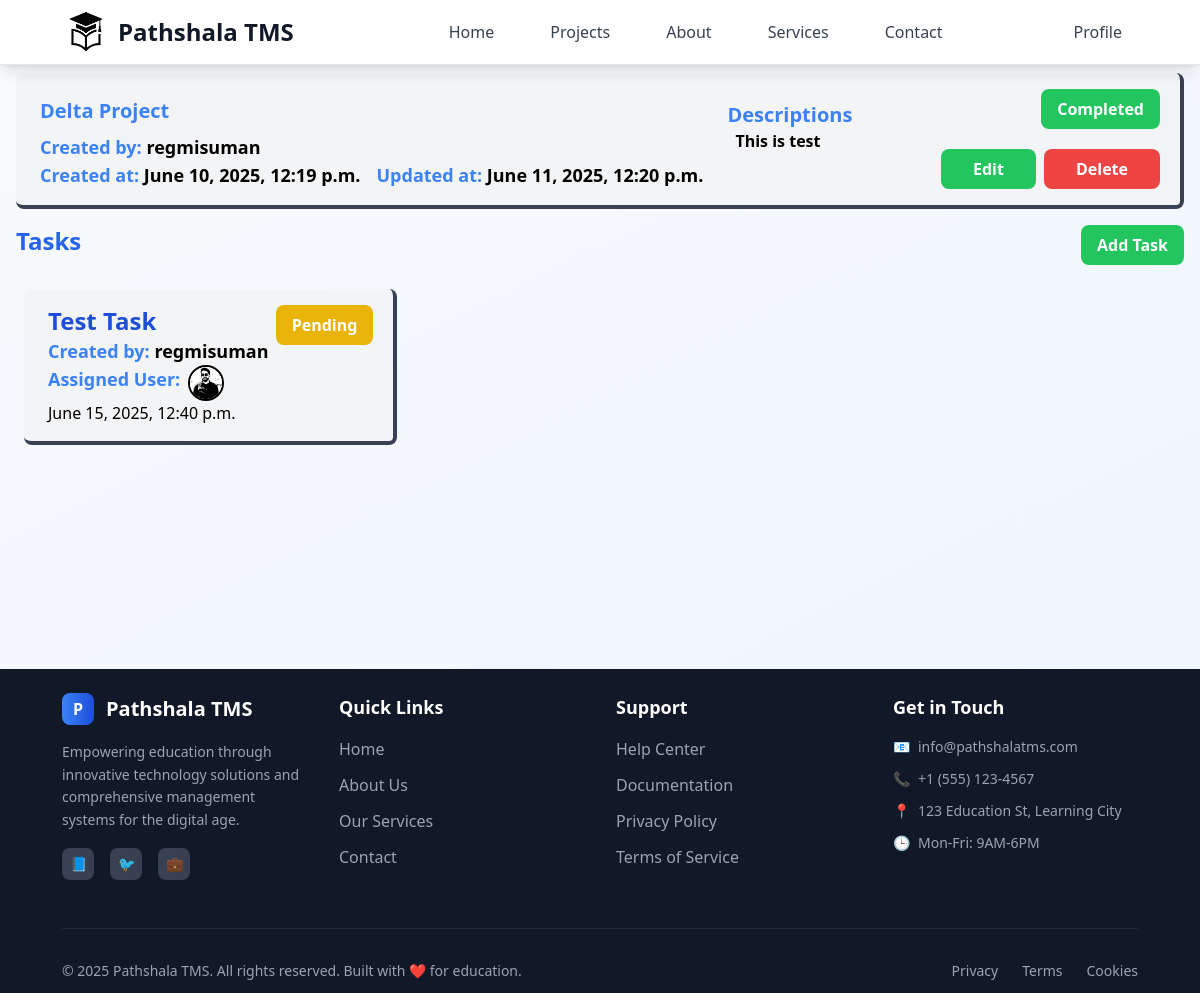
Before: /employer/project-details/3/ (signed in) with the older database file.
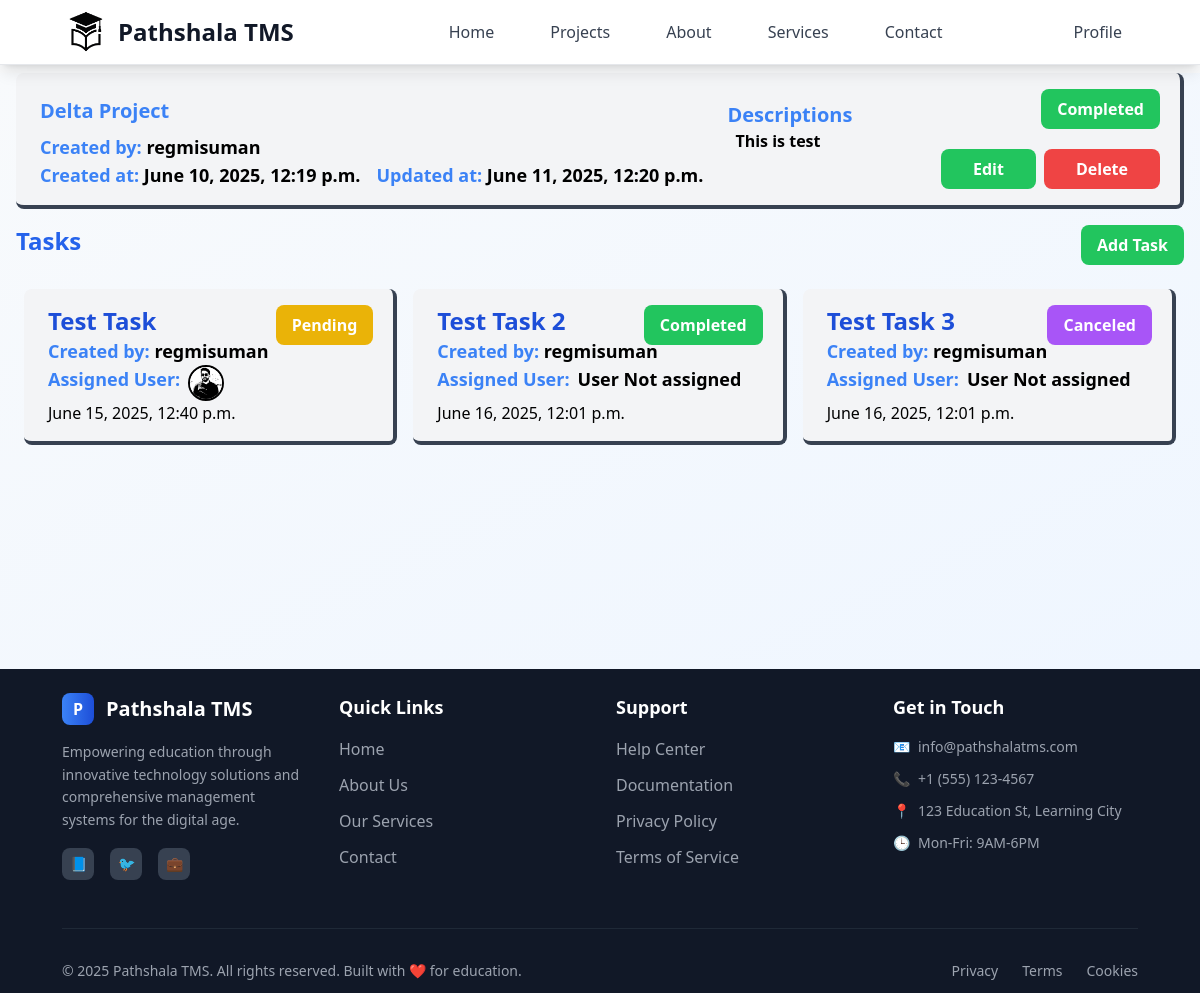
After: the same page with the newer database file.
### projects/models.py (models this page shows, shortened)
class Project(models.Model):
    class StatusOptions(models.TextChoices):
        PENDING = "Pending", "Pending"
        IN_PROGRESS = "In Progress", "In Progress"
        COMPLETED = "Completed", "Completed"
        CANCELED = "Canceled", "Canceled"
    title = models.CharField(max_length=25)
    description = models.TextField(null=True, blank=True)
    user = models.ForeignKey(User, on_delete=models.CASCADE)
    status = models.CharField(choices=StatusOptions, default=StatusOptions.PENDING, max_length=15)
    created_at = models.DateTimeField(auto_now_add=True, editable=False)
    updated_at = models.DateTimeField(auto_now=True, null=True, blank=True, editable=False)

### tasks/models.py (models this page shows)
class Task(models.Model):
    class StatusOptions(models.TextChoices):
        PENDING = "Pending", "Pending"
        IN_PROGRESS = "In Progress", "In Progress"
        COMPLETED = "Completed", "Completed"
        CANCELED = "Canceled", "Canceled"
    class TaskPriorityOptions(models.TextChoices):
        LOW = "Low", "Low"
        MEDIUM = "Medium", "Medium"
        HIGH = "High", "High"
    title = models.CharField(max_length=30)
    description = models.TextField(null=True, blank=True)
    user = models.ForeignKey(User, on_delete=models.CASCADE, related_name="tasks")
    project = models.ForeignKey(Project, on_delete=models.CASCADE)
    assigned_user = models.ForeignKey( User, on_delete=models.SET_NULL, related_name="assigned_tasks", null=True, blank=True)
    status = models.CharField(choices=StatusOptions, default=StatusOptions.PENDING)
    priority = models.CharField (choices=TaskPriorityOptions, default=TaskPriorityOptions.LOW)
    deadline = models.DateField(null=True, blank=True)
    created_at = models.DateTimeField(auto_now_add=True, editable=False)
    updated_at = models.DateTimeField(auto_now=True, editable=False)

### user/models.py (models this page shows)
class Profile(models.Model):
    class RoleOptions(models.TextChoices):
        ADMIN = 'admin', 'Admin'
        EMPLOYER = 'employer', 'Employer'
        EMPLOYEE = 'employee', 'Employee'
    class GenderOptions(models.TextChoices):
        MALE = 'male', 'Male'
        FEMALE = 'female', 'Female'
        OTHER = 'other', 'Other'
    user = models.OneToOneField(User, on_delete=models.CASCADE)
    dob = models.DateField(blank=True, null=True,)
    address = models.CharField(blank=True, null=True, max_length=100)
    phone = models.CharField(blank=True, null=True, max_length=10)
    role = models.CharField(choices=RoleOptions, default=RoleOptions.EMPLOYEE, max_length=10)
    gender = models.CharField(choices=GenderOptions, default=GenderOptions.MALE, max_length=6)
    image = models.FileField(upload_to="user_image", blank=True, null=True)

### projects/views.py (the view)
# urls.py: path("project-details/<int:id>/", employerProjectDetails),
@login_required(login_url="/login")
def employerProjectDetails(request, id):
    project = Project.objects.get(id=id)
    tasks = Task.objects.filter(project=project)
    return render(request, "pages/employer/project/project_details.html", {"project":project, "tasks":tasks})

### templates/pages/employer/project/project_details.html (shortened to what this page needs)
{% extends 'layouts/main.html' %}
{% block content %}
  <div class="mx-4 flex space-x-6 space-y-3 relative bg-gray-100 border-b-4 border-r-4 border-gray-700 rounded-lg py-4 px-6 my-2">
    <div>
      <div class="text-xl font-bold text-blue-500 my-2">{{ project.title }}</div>
      <div class="font-semibold text-lg">
        <span class="text-blue-500">Created by:</span> {{ project.user }}
      </div>
      <div class="flex gap-4 font-semibold text-lg">
        <div>
          <span class="text-blue-500">Created at:</span> {{ project.created_at }}
        </div>
        <div>
          <span class="text-blue-500">Updated at:</span> {{ project.updated_at }}
        </div>
      </div>
      <span class="
        {% if project.status == 'Active' %}
          bg-blue-500
        {% elif project.status == 'Completed' %}
          bg-green-500
        {% elif project.status == 'Pending' %}
          bg-yellow-500
        {% elif project.status == 'In Progress' %}
          bg-blue-500
        {% else %}
          bg-purple-500
        {% endif %}
         absolute top-0 right-5 z-5 px-4 py-2 rounded-lg text-white font-bold my-4">
        {{ project.status }}
      </span>
      <div class="flex gap-2 absolute right-5 bottom-4">
        <a class="px-8 py-2 mx-auto rounded-lg bg-green-500 text-white font-bold" href="/employer/edit-project/{{ project.id }}">Edit</a>
        <a class="px-8 py-2 mx-auto rounded-lg bg-red-500 text-white font-bold" href="/employer/delete-project/{{ project.id }}">Delete</a>
      </div>
    </div>
    <div class="flex flex-col">
      <div class="font-semibold text-blue-500 text-xl">Descriptions</div>
      <div class="ms-2 font-semibold">{{ project.description }}</div>
    </div>
  </div>
  <div class="flex flex-col mx-2">
    <div class="flex p-2 mb-2 justify-between">
      <h1 class="text-blue-600 text-center text-2xl font-bold">Tasks</h1>
      <div class="flex ms-auto">
        <a class="px-4 py-2 rounded-lg bg-green-500 text-white font-bold" href="/employer/project/{{ project.id }}/register-task">Add Task</a>
      </div>
    </div>
    {% if tasks %}
      <div class="grid gap-4 grid-cols-1 md:grid-cols-2 lg:grid-cols-3 mx-4">
        {% for task in tasks %}
          <a href="">
            <div class="relative bg-gray-100 hover:bg-gray-200 hover:scale-[102%] transition:ease-in-out duration-300 border-b-4 border-r-4 border-gray-700 rounded-lg py-4 px-6 my-2">
              <div>
                <div class="text-2xl font-bold text-blue-700">{{ task.title }}</div>
              </div>
              <span class="
                {% if task.status == 'Active' %} bg-blue-500
                {% elif task.status == 'Completed' %} bg-green-500
                {% elif task.status == 'Pending' %} bg-yellow-500
                {% elif task.status == 'In Progress' %} bg-blue-500
                {% else %} bg-purple-500
                {% endif %}
                absolute top-0 right-5 z-5 px-4 py-2 rounded-lg text-white font-bold my-4">
                {{ task.status }}
              </span>
              <div class="text-lg font-semibold">
                <span class="text-blue-500">Created by: </span>{{ task.user }}
              </div>
              <div class="text-lg font-semibold flex gap-2">
                <span class="text-blue-500">Assigned User: </span>
                {%if task.assigned_user%}
                  {%if task.assigned_user.profile.image%}
                    <img class="h-9 w-9 border-2 border-black rounded-full" src=" /media/{{task.assigned_user.profile.image}}" alt="assigned user" />
                  {%else%}
                    <img class="h-9 w-9 border-2 border-black rounded-full"  src="/media/system_image/sample_user_icon.png" alt="assigned user" />
                  {%endif%}
                  {%else%}
                      <span class="mb-2">User Not assigned</span>
                {%endif%}
                </div>
              <div>{{ task.created_at }}</div>
            </div>
          </a>
        {% endfor %}
      </div>
    {% endif %}
  </div>
{% endblock %}

### templates/layouts/main.html (shortened to what this page needs)
<!DOCTYPE html>
<html lang="en">
  <head>
    <script src="https://cdn.tailwindcss.com"></script>
  </head>
  <body class="bg-gray-50 dark:bg-gray-900 notification relative">
    <nav class="bg-white dark:bg-gray-800 shadow-lg border-b border-gray-200 dark:border-gray-700 sticky top-0 z-50">
      <div class="max-w-[95%] mx-auto px-4 sm:px-6 lg:px-8">
        <div class="flex items-center justify-between h-16">
          <a href="/" class="flex items-center space-x-2">
            <img src="/media/system_image/logo.png" class="h-12 rounded-full" alt="Logo" />
            <span class="text-2xl font-semibold text-gray-900 dark:text-white">Pathshala TMS</span>
          </a>
          <div class="hidden md:block">
            <div class="ml-10 flex items-baseline space-x-8">
              <a href="/dashboard" class="text-gray-700 dark:text-gray-300 hover:text-blue-600 dark:hover:text-blue-400 font-medium px-3 py-2 rounded-md hover:bg-gray-100 dark:hover:bg-gray-700 transition-all duration-200">Home</a>
              <a href="/projects" class="text-gray-700 dark:text-gray-300 hover:text-blue-600 dark:hover:text-blue-400 font-medium px-3 py-2 rounded-md hover:bg-gray-100 dark:hover:bg-gray-700 transition-all duration-200">Projects</a>
              <a href="/about" class="text-gray-700 dark:text-gray-300 hover:text-blue-600 dark:hover:text-blue-400 font-medium px-3 py-2 rounded-md hover:bg-gray-100 dark:hover:bg-gray-700 transition-all duration-200">About</a>
              <a href="/services" class="text-gray-700 dark:text-gray-300 hover:text-blue-600 dark:hover:text-blue-400 font-medium px-3 py-2 rounded-md hover:bg-gray-100 dark:hover:bg-gray-700 transition-all duration-200">Services</a>
              <a href="/contact" class="text-gray-700 dark:text-gray-300 hover:text-blue-600 dark:hover:text-blue-400 font-medium px-3 py-2 rounded-md hover:bg-gray-100 dark:hover:bg-gray-700 transition-all duration-200">Contact</a>
            </div>
          </div>
          {% if user.is_authenticated %}
            <div class="hidden md:flex items-center space-x-4">
              <a href="/profile" class="text-gray-700 dark:text-gray-300 hover:text-blue-600 dark:hover:text-blue-400 font-medium px-4 py-2 rounded-md hover:bg-gray-100 dark:hover:bg-gray-700 transition-all duration-200">Profile</a>
            </div>
          {% endif %}
        </div>
      </div>
    </nav>
    <div class="min-h-[60vh] bg-gradient-to-br from-slate-50 to-blue-50 dark:from-gray-800 dark:to-gray-900">
      {% block content %}
      {% endblock %}
    </div>
    <footer class="bg-gray-900 text-white">
      <div class="max-w-[95%] mx-auto px-4 sm:px-6 lg:px-8 py-6">
        <div class="grid grid-cols-1 md:grid-cols-4 gap-8">
          <div class="space-y-4">
            <div class="flex items-center space-x-3">
              <div class="w-8 h-8 bg-gradient-to-r from-blue-500 to-blue-700 rounded-lg flex items-center justify-center">
                <span class="text-white font-bold">P</span>
              </div>
              <span class="text-xl font-bold">Pathshala TMS</span>
            </div>
            <p class="text-gray-400 text-sm leading-relaxed">Empowering education through innovative technology solutions and comprehensive management systems for the digital age.</p>
            <div class="flex space-x-4">
              <div class="w-8 h-8 bg-gray-700 hover:bg-blue-600 rounded-lg flex items-center justify-center cursor-pointer transition-colors duration-200">
                <span class="text-sm">📘</span>
              </div>
              <div class="w-8 h-8 bg-gray-700 hover:bg-blue-400 rounded-lg flex items-center justify-center cursor-pointer transition-colors duration-200">
                <span class="text-sm">🐦</span>
              </div>
              <div class="w-8 h-8 bg-gray-700 hover:bg-blue-700 rounded-lg flex items-center justify-center cursor-pointer transition-colors duration-200">
                <span class="text-sm">💼</span>
              </div>
            </div>
          </div>
          <div>
            <h3 class="text-lg font-semibold mb-4 text-white">Quick Links</h3>
            <ul class="space-y-3">
              <li>
                <a href="/dashboard" class="text-gray-400 hover:text-white transition-colors duration-200 block">Home</a>
              </li>
              <li>
                <a href="/about" class="text-gray-400 hover:text-white transition-colors duration-200 block">About Us</a>
              </li>
              <li>
                <a href="/services" class="text-gray-400 hover:text-white transition-colors duration-200 block">Our Services</a>
              </li>
              <li>
                <a href="/contact" class="text-gray-400 hover:text-white transition-colors duration-200 block">Contact</a>
              </li>
            </ul>
          </div>
          <div>
            <h3 class="text-lg font-semibold mb-4 text-white">Support</h3>
            <ul class="space-y-3">
              <li>
                <a href="/help" class="text-gray-400 hover:text-white transition-colors duration-200 block">Help Center</a>
              </li>
              <li>
                <a href="/docs" class="text-gray-400 hover:text-white transition-colors duration-200 block">Documentation</a>
              </li>
              <li>
                <a href="/policies" class="text-gray-400 hover:text-white transition-colors duration-200 block">Privacy Policy</a>
              </li>
              <li>
                <a href="/terms" class="text-gray-400 hover:text-white transition-colors duration-200 block">Terms of Service</a>
              </li>
            </ul>
          </div>
          <div>
            <h3 class="text-lg font-semibold mb-4 text-white">Get in Touch</h3>
            <div class="space-y-3 text-gray-400 text-sm">
              <div class="flex items-center space-x-2">
                <span>📧</span>
                <span>info@pathshalatms.com</span>
              </div>
              <div class="flex items-center space-x-2">
                <span>📞</span>
                <span>+1 (555) 123-4567</span>
              </div>
              <div class="flex items-center space-x-2">
                <span>📍</span>
                <span>123 Education St, Learning City</span>
              </div>
              <div class="flex items-center space-x-2">
                <span>🕒</span>
                <span>Mon-Fri: 9AM-6PM</span>
              </div>
            </div>
          </div>
        </div>
        <div class="border-t border-gray-800 mt-12 pt-8">
          <div class="flex flex-col md:flex-row justify-between items-center">
            <p class="text-gray-400 text-sm">&copy; 2025 Pathshala TMS. All rights reserved. Built with ❤️ for education.</p>
            <div class="flex space-x-6 mt-4 md:mt-0">
              <a href="/privacy" class="text-gray-400 hover:text-white text-sm transition-colors duration-200">Privacy</a>
              <a href="/terms" class="text-gray-400 hover:text-white text-sm transition-colors duration-200">Terms</a>
              <a href="/cookies" class="text-gray-400 hover:text-white text-sm transition-colors duration-200">Cookies</a>
            </div>
          </div>
        </div>
      </div>
    </footer>
  </body>
</html>

Changed rows visible on the page:
added Task: title "Test Task 2", status "Completed", user "regmisuman", shows "User Not assigned", created_at "June 16, 2025, 12:01 p.m."
added Task: title "Test Task 3", status "Canceled", user "regmisuman", shows "User Not assigned", created_at "June 16, 2025, 12:01 p.m."
